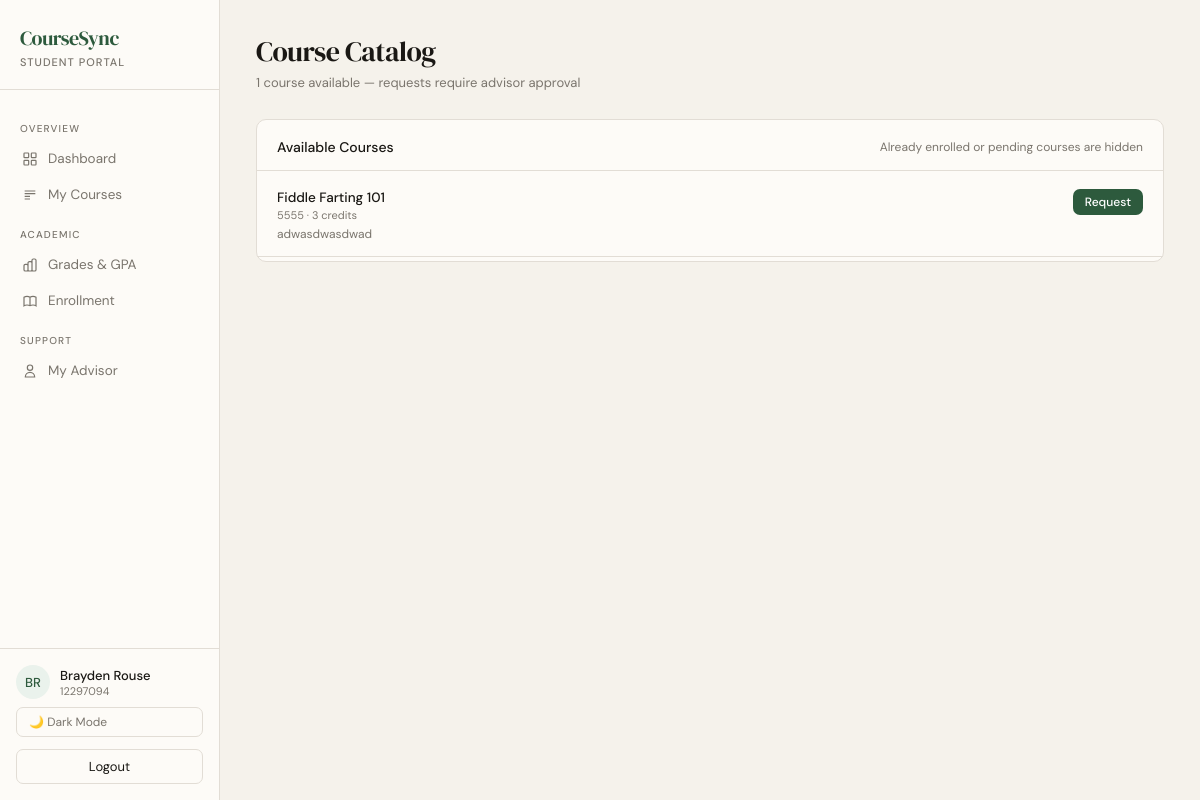
Page /student/catalog/ (signed in) on the earlier database version.
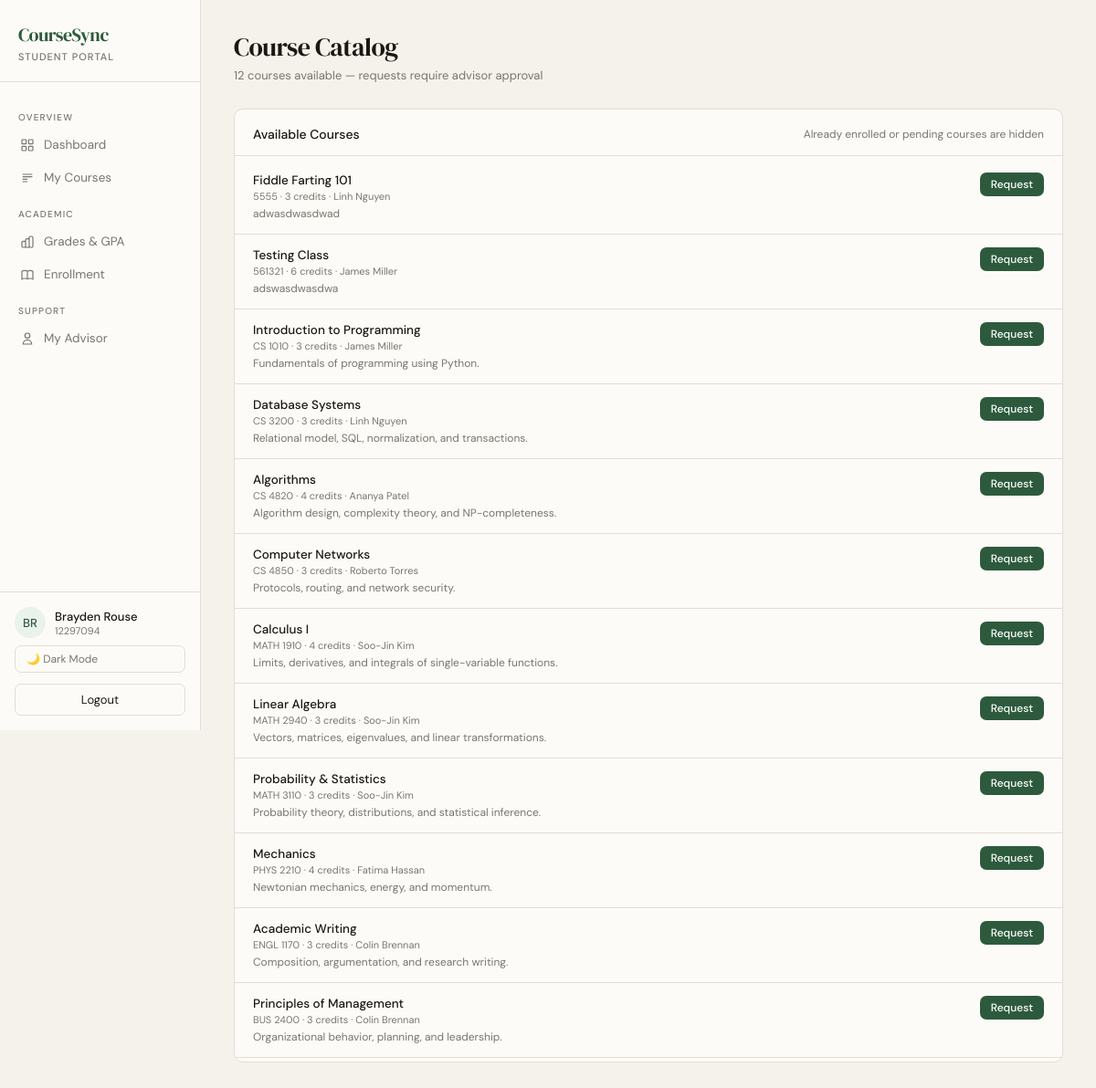
Same page on the later database version.
### academics/models.py (models this page shows, shortened)
class Course(models.Model):
    code = models.CharField(max_length=20, unique=True)
    title = models.CharField(max_length=200)
    description = models.TextField(blank=True)
    credits = models.PositiveIntegerField(default=3)
    capacity = models.PositiveIntegerField(default=30)
    professor = models.ForeignKey(
        User,
        on_delete=models.SET_NULL,
        null=True,
        blank=True,
        related_name="courses_taught",
        limit_choices_to={"role": "professor"},
    )

### accounts/models.py (models this page shows, shortened)
class User(AbstractUser):
    class Roles(models.TextChoices):
        STUDENT = "student", "Student"
        TA = "ta", "Teaching Assistant"
        PROFESSOR = "professor", "Professor"
        ADVISOR = "advisor", "Advisor"
        REGISTRAR = "registrar", "Registrar"
        SYSADMIN = "sysadmin", "System Admin"
    role = models.CharField(max_length=20, choices=Roles.choices)
    university_id = models.CharField(max_length=20, unique=True, null=True, blank=True)

### academics/views.py (the view, shortened to what this page needs)
# urls.py: path("student/catalog/", course_catalog, name="course_catalog"),
@login_required
@role_required("student", "ta")
def course_catalog(request):
    enrolled_course_ids = set(
        Enrollment.objects.filter(student=request.user)
        .exclude(status="denied")
        .values_list("course_id", flat=True)
    )
    available_courses = Course.objects.exclude(id__in=enrolled_course_ids).select_related("professor")
    return render(request, "course_catalog.html", {
        "available_courses": available_courses,
        "profile": getattr(request.user, "student_profile", None),
    })

### templates/course_catalog.html (shortened to what the changed rows need)
{% load static %}
<!DOCTYPE html>
<html lang="en" data-theme="{{ request.session.theme|default:'light' }}">
<head>
  <link rel="stylesheet" href="{% static 'css/student.css' %}">
</head>
<body>
<div class="shell">
  <main class="main">
    <div class="page-header">
      <div class="page-title">Course Catalog</div>
      <div class="page-sub">{{ available_courses|length }} course{{ available_courses|length|pluralize }} available — requests require advisor approval</div>
    </div>
    {% if available_courses %}
    <div class="card">
      <div class="card-body">
        {% for course in available_courses %}
        <div style="display:flex;align-items:flex-start;padding:14px 20px;border-bottom:1px solid var(--border);gap:12px">
          <div style="flex:1">
            <div class="course-name">{{ course.title }}</div>
            <div class="course-code">{{ course.code }} · {{ course.credits }} credit{{ course.credits|pluralize }}{% if course.professor %} · {{ course.professor.get_full_name }}{% endif %}</div>
            {% if course.description %}<div style="font-size:12px;color:var(--muted);margin-top:4px">{{ course.description }}</div>{% endif %}
          </div>
          <form method="post" action="{% url 'propose_enrollment' course.id %}" style="flex-shrink:0">
            <button type="submit" class="btn btn-primary btn-sm">Request</button>
          </form>
        </div>
        {% endfor %}
      </div>
    </div>
    {% else %}
    <div class="card">
      <div style="padding: 40px 20px; text-align: center; color: var(--muted); font-size: 13px;">
        No additional courses available to request.
      </div>
    </div>
    {% endif %}
  </main>
</div>
</body>
</html>

Differences in the rows shown:
changed Course "Fiddle Farting 101": professor.get_full_name (not shown) → "Linh Nguyen"
added Course: title "Testing Class", code "561321", credits "6", professor.get_full_name "James Miller", description "adswasdwasdwa"
added Course: title "Introduction to Programming", code "CS 1010", credits "3", professor.get_full_name "James Miller", description "Fundamentals of programming using Python."
added Course: title "Database Systems", code "CS 3200", credits "3", professor.get_full_name "Linh Nguyen", description "Relational model, SQL, normalization, and transactions."
added Course: title "Algorithms", code "CS 4820", credits "4", professor.get_full_name "Ananya Patel", description "Algorithm design, complexity theory, and NP-completeness."
added Course: title "Computer Networks", code "CS 4850", credits "3", professor.get_full_name "Roberto Torres", description "Protocols, routing, and network security."
added Course: title "Calculus I", code "MATH 1910", credits "4", professor.get_full_name "Soo-Jin Kim", description "Limits, derivatives, and integrals of single-variable functions."
added Course: title "Linear Algebra", code "MATH 2940", credits "3", professor.get_full_name "Soo-Jin Kim", description "Vectors, matrices, eigenvalues, and linear transformations."
added Course: title "Probability & Statistics", code "MATH 3110", credits "3", professor.get_full_name "Soo-Jin Kim", description "Probability theory, distributions, and statistical inference."
added Course: title "Mechanics", code "PHYS 2210", credits "4", professor.get_full_name "Fatima Hassan", description "Newtonian mechanics, energy, and momentum."
added Course: title "Academic Writing", code "ENGL 1170", credits "3", professor.get_full_name "Colin Brennan", description "Composition, argumentation, and research writing."
added Course: title "Principles of Management", code "BUS 2400", credits "3", professor.get_full_name "Colin Brennan", description "Organizational behavior, planning, and leadership."
Other differences:
{{ available_courses|length }}: "1" → "12"
